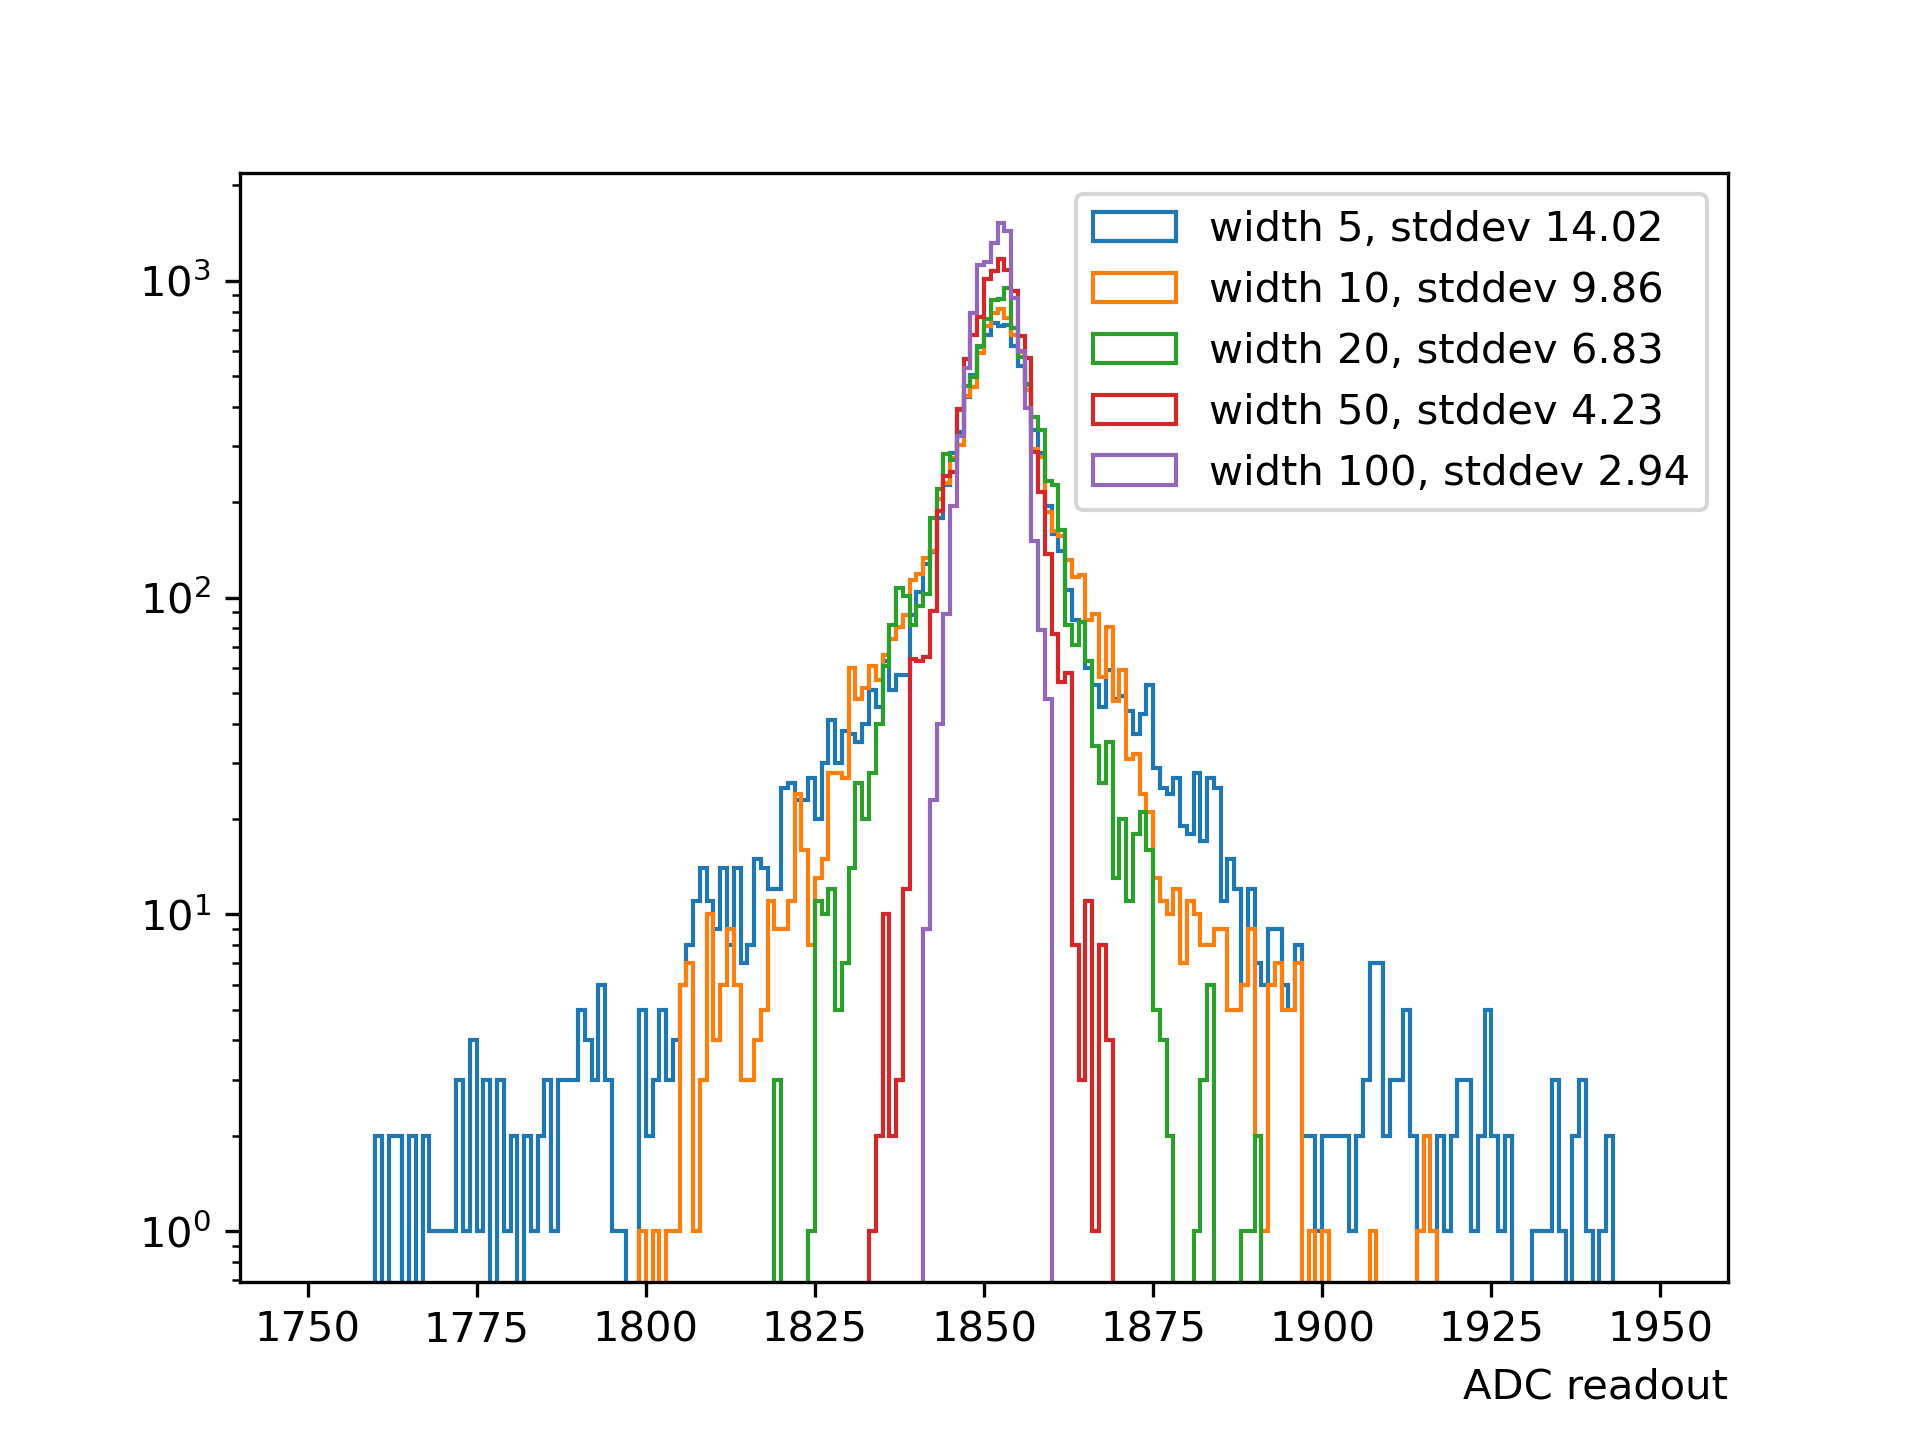

Generate this figure with Python:
#!/usr/bin/env python3

import pandas as pd
import matplotlib.pyplot as plt

df = pd.read_csv('results_fast.csv', names=['ADC_READOUTS'])
adc_readouts = df['ADC_READOUTS']

fig, ax = plt.subplots(1, 1)

for width in [5, 10, 20, 50, 100]:
    window = adc_readouts.rolling(width).mean()
    ax.hist(window, bins=100, log=True,
            histtype='step', label=f'width {width}, stddev {window.std():.2f}')


ax.legend()
ax.set_xlabel('ADC readout', loc='right')
fig.savefig('rolling_window.png', dpi=300)
